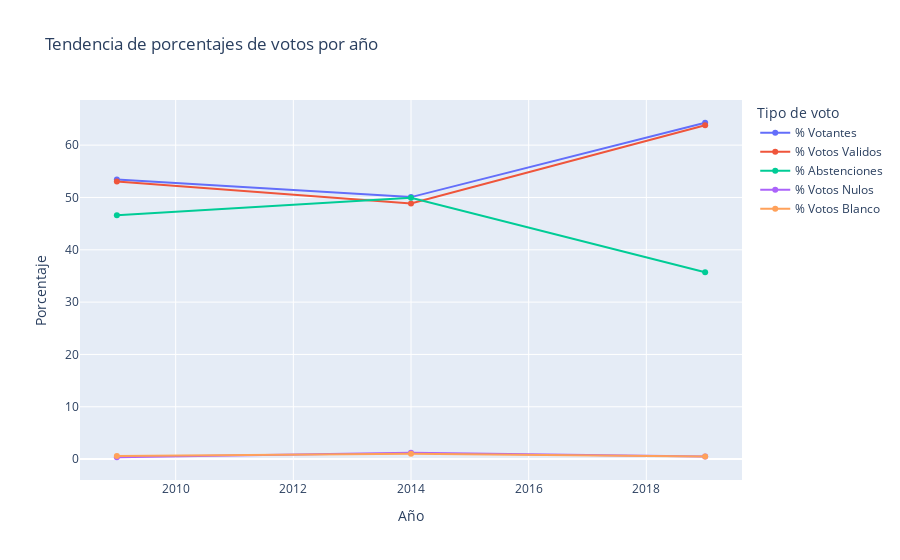

The code cell stored with this chart in its notebook:
### Code cell
# Gráfico de líneas con porcentajes en lugar de totales
fig = px.line(stats_pivot, x="Año", y=["% Votantes","% Votos Validos","% Abstenciones", "% Votos Nulos", "% Votos Blanco"],
               title="Tendencia de porcentajes de votos por año",
               labels={"value": "Porcentaje", "variable": "Tipo de voto"},
               markers=True)

fig.show()

### Figure 1 — Plotly figure (JSON) as saved in the notebook; plotly's stock layout.template omitted (floating-point values rounded to 4 significant figures)
{"data": [{"hovertemplate": "Tipo de voto=% Votantes<br>Año=%{x}<br>Porcentaje=%{y}<extra></extra>", "legendgroup": "% Votantes", "line": {"color": "#636efa", "dash": "solid"}, "marker": {"symbol": "circle"}, "mode": "lines+markers", "name": "% Votantes", "orientation": "v", "showlegend": true, "type": "scatter", "x": [2009, 2014, 2019], "xaxis": "x", "y": [53.42, 50.07, 64.28], "yaxis": "y"}, {"hovertemplate": "Tipo de voto=% Votos Validos<br>Año=%{x}<br>Porcentaje=%{y}<extra></extra>", "legendgroup": "% Votos Validos", "line": {"color": "#EF553B", "dash": "solid"}, "marker": {"symbol": "circle"}, "mode": "lines+markers", "name": "% Votos Validos", "orientation": "v", "showlegend": true, "type": "scatter", "x": [2009, 2014, 2019], "xaxis": "x", "y": [53.07, 48.84, 63.79], "yaxis": "y"}, {"hovertemplate": "Tipo de voto=% Abstenciones<br>Año=%{x}<br>Porcentaje=%{y}<extra></extra>", "legendgroup": "% Abstenciones", "line": {"color": "#00cc96", "dash": "solid"}, "marker": {"symbol": "circle"}, "mode": "lines+markers", "name": "% Abstenciones", "orientation": "v", "showlegend": true, "type": "scatter", "x": [2009, 2014, 2019], "xaxis": "x", "y": [46.58, 49.93, 35.72], "yaxis": "y"}, {"hovertemplate": "Tipo de voto=% Votos Nulos<br>Año=%{x}<br>Porcentaje=%{y}<extra></extra>", "legendgroup": "% Votos Nulos", "line": {"color": "#ab63fa", "dash": "solid"}, "marker": {"symbol": "circle"}, "mode": "lines+markers", "name": "% Votos Nulos", "orientation": "v", "showlegend": true, "type": "scatter", "x": [2009, 2014, 2019], "xaxis": "x", "y": [0.35, 1.23, 0.49], "yaxis": "y"}, {"hovertemplate": "Tipo de voto=% Votos Blanco<br>Año=%{x}<br>Porcentaje=%{y}<extra></extra>", "legendgroup": "% Votos Blanco", "line": {"color": "#FFA15A", "dash": "solid"}, "marker": {"symbol": "circle"}, "mode": "lines+markers", "name": "% Votos Blanco", "orientation": "v", "showlegend": true, "type": "scatter", "x": [2009, 2014, 2019], "xaxis": "x", "y": [0.58, 1.0, 0.5], "yaxis": "y"}], "layout": {"legend": {"title": {"text": "Tipo de voto"}, "tracegroupgap": 0}, "title": {"text": "Tendencia de porcentajes de votos por año"}, "xaxis": {"anchor": "y", "domain": [0, 1], "title": {"text": "Año"}}, "yaxis": {"anchor": "x", "domain": [0, 1], "title": {"text": "Porcentaje"}}}}
